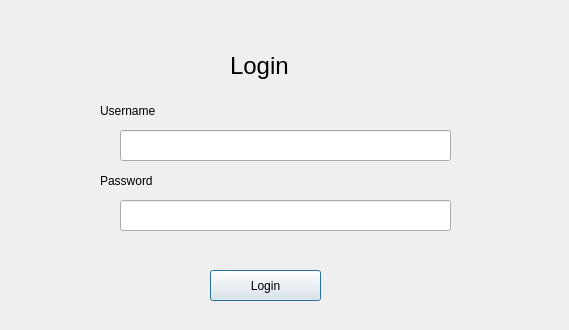
<?xml version="1.0" encoding="UTF-8"?>
<ui version="4.0">
 <class>SVA</class>
 <widget class="QDialog" name="SVA">
  <property name="enabled">
   <bool>true</bool>
  </property>
  <property name="geometry">
   <rect>
    <x>0</x>
    <y>0</y>
    <width>569</width>
    <height>330</height>
   </rect>
  </property>
  <property name="font">
   <font>
    <kerning>true</kerning>
   </font>
  </property>
  <property name="windowTitle">
   <string>School Verification System</string>
  </property>
  <widget class="QLabel" name="label">
   <property name="geometry">
    <rect>
     <x>230</x>
     <y>30</y>
     <width>101</width>
     <height>71</height>
    </rect>
   </property>
   <property name="font">
    <font>
     <pointsize>18</pointsize>
    </font>
   </property>
   <property name="text">
    <string>Login</string>
   </property>
  </widget>
  <widget class="QLabel" name="label_2">
   <property name="geometry">
    <rect>
     <x>100</x>
     <y>100</y>
     <width>71</width>
     <height>21</height>
    </rect>
   </property>
   <property name="font">
    <font>
     <pointsize>9</pointsize>
    </font>
   </property>
   <property name="text">
    <string>Username</string>
   </property>
  </widget>
  <widget class="QLineEdit" name="lineEdit">
   <property name="geometry">
    <rect>
     <x>120</x>
     <y>130</y>
     <width>331</width>
     <height>31</height>
    </rect>
   </property>
  </widget>
  <widget class="QLabel" name="label_3">
   <property name="geometry">
    <rect>
     <x>100</x>
     <y>170</y>
     <width>71</width>
     <height>21</height>
    </rect>
   </property>
   <property name="font">
    <font>
     <pointsize>9</pointsize>
    </font>
   </property>
   <property name="text">
    <string>Password</string>
   </property>
  </widget>
  <widget class="QLineEdit" name="lineEdit_2">
   <property name="geometry">
    <rect>
     <x>120</x>
     <y>200</y>
     <width>331</width>
     <height>31</height>
    </rect>
   </property>
  </widget>
  <widget class="QPushButton" name="pushButton">
   <property name="geometry">
    <rect>
     <x>210</x>
     <y>270</y>
     <width>111</width>
     <height>31</height>
    </rect>
   </property>
   <property name="text">
    <string>Login</string>
   </property>
  </widget>
 </widget>
 <resources/>
 <connections/>
</ui>
